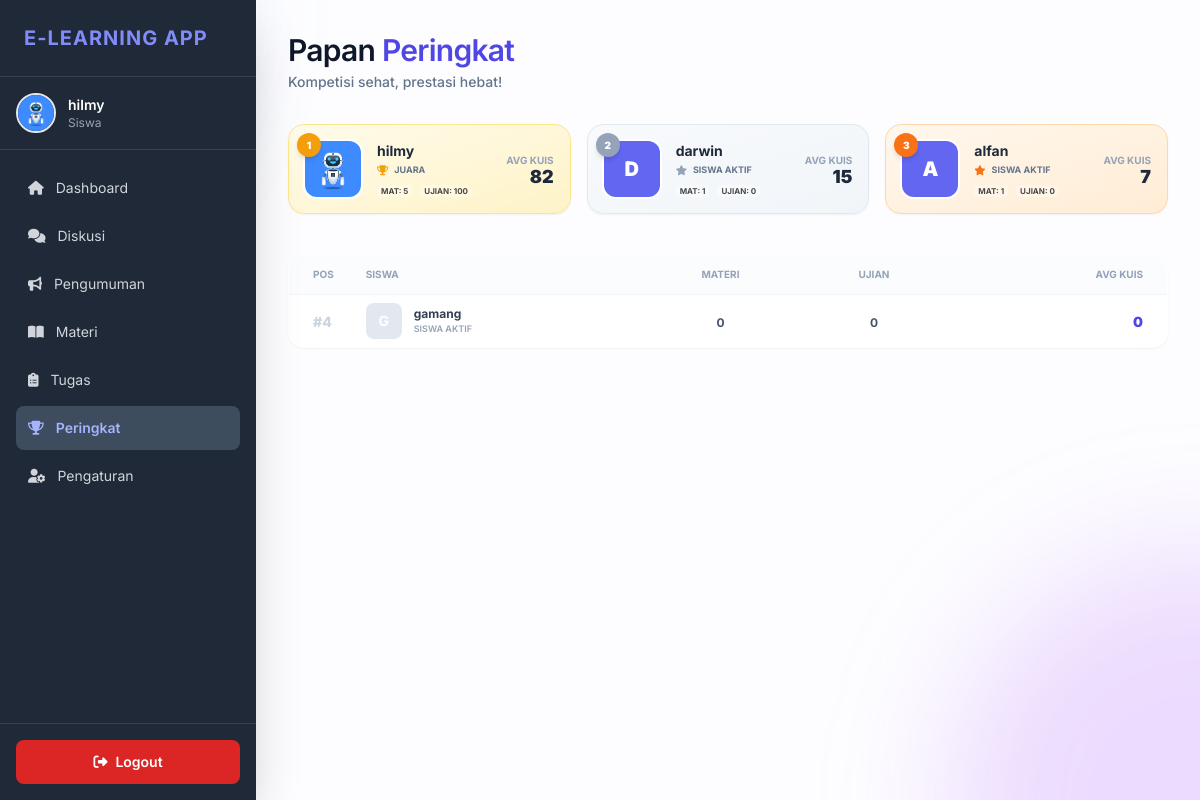
/elearning/public/rank.php (signed in), run on the app's committed database.
### tables this page shows
CREATE TABLE `users` (
  `id` int(11) NOT NULL,
  `nama` varchar(100) NOT NULL,
  `jurusan` enum('RPL','TKJ','Akuntansi','Multimedia','Pemasaran','N/A') NOT NULL,
  `email` varchar(100) NOT NULL,
  `password` varchar(255) NOT NULL,
  `role` enum('siswa','guru') NOT NULL,
  `foto_profil` varchar(255) DEFAULT NULL,
  `token` varchar(100) DEFAULT NULL,
  `is_verified` tinyint(1) DEFAULT 0,
  `created_at` timestamp NOT NULL DEFAULT current_timestamp(),
  `reset_token` varchar(255) DEFAULT NULL,
  `reset_expired` datetime DEFAULT NULL
);

### elearning/public/rank.php (the view, shortened to what the rows shown need)
<?php
require_once __DIR__ . '/../config/db.php';
$user_id = $_SESSION['user_id'];
try {
    $stmt = $pdo->prepare("SELECT * FROM users WHERE id = :id LIMIT 1");
    $stmt->execute(['id' => $user_id]);
    $user = $stmt->fetch(PDO::FETCH_ASSOC);
    $nama      = htmlspecialchars($user['nama'] ?? 'Pengguna');
    $role      = htmlspecialchars($user['role'] ?? 'Tidak Diketahui');
    $warna_map = [
        "bg-red-500" => "border-red-500",
        "bg-yellow-500" => "border-yellow-500",
        "bg-orange-500" => "border-orange-500",
        "bg-green-500" => "border-green-500",
        "bg-blue-500" => "border-blue-500",
        "bg-indigo-500" => "border-indigo-500",
        "bg-purple-500" => "border-purple-500",
        "bg-pink-500" => "border-pink-500"
    ];
    if (!isset($_SESSION['avatar_bg'])) {
        $bg_random = array_rand($warna_map);
    }
    $bg_random = $_SESSION['avatar_bg'];
    $foto = !empty($user['foto_profil']) ? "../" . htmlspecialchars($user['foto_profil']) : null;
    $queryRank = "SELECT
                    u.id,
                    u.nama,
                    u.foto_profil,
                    COALESCE(MAX(h.nilai), 0) as nilai_ujian, -- Nilai ujian tertinggi
                    COALESCE(AVG(q.nilai_persen), 0) as avg_kuis, -- Rata-rata nilai kuis
                    COUNT(DISTINCT q.materi_id) as kuis_selesai -- Jumlah kuis selesai
                FROM users u
                LEFT JOIN hasil_ujian h ON u.id = h.siswa_id
                LEFT JOIN quiz_scores q ON u.id = q.user_id
                WHERE u.role = 'siswa' AND u.jurusan = :jurusan
                GROUP BY u.id
                ORDER BY kuis_selesai DESC, avg_kuis DESC, nilai_ujian DESC
                LIMIT 10";
    $stmtRank = $pdo->prepare($queryRank);
    $stmtRank->execute(['jurusan' => $user['jurusan']]);
    $rankings = $stmtRank->fetchAll(PDO::FETCH_ASSOC);
    function getGelar($selesai, $avg, $exam) {
        if ($selesai >= 5 && $avg >= 80 && $exam >= 85)
            return ['title' => 'Juara', 'icon' => 'fa-trophy', 'color' => 'text-yellow-500', 'bg' => 'bg-yellow-50'];
        return null;
    }
    } catch (PDOException $e) {
        die("Kesalahan Database: " . $e->getMessage());
    }
    ?>
<!DOCTYPE html>
<html lang="id">
<head>
    <script src="https://cdn.tailwindcss.com"></script>
    <link rel="stylesheet" href="https://cdnjs.cloudflare.com/ajax/libs/font-awesome/6.5.0/css/all.min.css" />
</head>
<body class="min-h-screen flex overflow-x-hidden bg-[#fdfdff] scroll-smooth">
    <?php require_once __DIR__ . '/../private/sidebar.php';?>
    <div class="flex-1 overflow-y-auto pt-10 md:pt-0 pb-12 md:ml-64">
        <main class="p-4 md:p-8 max-w-5xl mx-auto">
            <div class="flex flex-col md:flex-row md:items-end justify-between mb-8 gap-4">
                <div>
                    <h1 class="font-poppins font-semibold text-2xl md:text-3xl text-slate-900 tracking-tight">Papan <span class="text-indigo-600">Peringkat</span></h1>
                </div>
            </div>
            <div class="grid grid-cols-1 md:grid-cols-3 gap-4 mb-10">
                <?php
                $top3 = array_slice($rankings, 0, 3);
                $others = array_slice($rankings, 3);
                foreach($top3 as $index => $row):
                    $rankNo = $index + 1;
                    $isCurrentUser = ($row['id'] == $user_id);
                    $gelar = getGelar($row['kuis_selesai'], $row['avg_kuis'], $row['nilai_ujian']);
                    $uFoto = !empty($row['foto_profil']) && file_exists("../".$row['foto_profil']) ? "../".$row['foto_profil'] : null;
                    $bgColor = $rankNo == 1 ? 'bg-gradient-to-br from-[#fffbeb] to-[#fef3c7] border-[#fde68a]' :
                              ($rankNo == 2 ? 'bg-gradient-to-br from-[#f8fafc] to-[#f1f5f9] border-[#e2e8f0]' :
                                             'bg-gradient-to-br from-[#fff7ed] to-[#ffedd5] border-[#fed7aa]');
                    $iconColor = $rankNo == 1 ? 'text-amber-500' : ($rankNo == 2 ? 'text-slate-400' : 'text-orange-500');
                    $badgeColor = $rankNo == 1 ? 'bg-amber-500' : ($rankNo == 2 ? 'bg-slate-400' : 'bg-orange-500');
                ?>
                <div class="animate-slide-up <?= $bgColor ?> border rounded-2xl p-4 flex items-center gap-4 shadow-sm relative overflow-hidden">
                    <div class="relative flex-shrink-0">
                        <div class="w-14 h-14 rounded-xl overflow-hidden ring-2 ring-white shadow-sm">
                            <?php if ($uFoto): ?>
                                <img src="<?= htmlspecialchars($uFoto, ENT_QUOTES, 'UTF-8'); ?>" class="w-full h-full object-cover">
                            <?php else: ?>
                                <div class="w-full h-full flex items-center justify-center <?= $isCurrentUser ? $bg_random : 'bg-indigo-500' ?> text-white text-xl font-black">
                                    <?= htmlspecialchars(strtoupper(substr($row['nama'], 0, 1)), ENT_QUOTES, 'UTF-8'); ?>
                                </div>
                            <?php endif; ?>
                        </div>
                        <div class="absolute -top-2 -left-2 w-6 h-6 rounded-full flex items-center justify-center text-[10px] font-black text-white shadow-md <?= $badgeColor ?>">
                            <?= htmlspecialchars($rankNo, ENT_QUOTES, 'UTF-8'); ?>
                        </div>
                    </div>
                    <div class="min-w-0 flex-1">
                        <h3 class="font-bold text-slate-800 text-sm truncate">
                            <?= htmlspecialchars($row['nama'], ENT_QUOTES, 'UTF-8'); ?>
                        </h3>
                        <div class="flex items-center gap-1.5 mt-0.5">
                            <i class="fas <?= $gelar['icon'] ?? 'fa-star' ?> <?= $iconColor ?> text-[10px]"></i>
                            <span class="text-[9px] font-bold text-slate-500 uppercase truncate">
                                <?= htmlspecialchars($gelar['title'] ?? 'Siswa Aktif', ENT_QUOTES, 'UTF-8'); ?>
                            </span>
                        </div>
                        <div class="flex gap-2 mt-2 opacity-70">
                            <span class="text-[8px] font-bold bg-white/50 px-1 rounded">
                                MAT: <?= htmlspecialchars($row['kuis_selesai'], ENT_QUOTES, 'UTF-8'); ?>
                            </span>
                            <span class="text-[8px] font-bold bg-white/50 px-1 rounded">
                                UJIAN: <?= (int)$row['nilai_ujian'] ?>
                            </span>
                        </div>
                    </div>
                    <div class="text-right">
                        <p class="text-[10px] font-bold text-slate-400 uppercase">
                            Avg Kuis
                        </p>
                        <p class="text-lg font-black text-slate-800 leading-none">
                            <?= (int)round($row['avg_kuis']); ?>
                        </p>
                    </div>
                </div>
                <?php endforeach; ?>
            </div>
            <div class="bg-white/70 backdrop-blur-md border border-white/40 rounded-2xl overflow-hidden shadow-sm">
                <div class="overflow-x-auto">
                    <table class="w-full text-left">
                        <thead>
                            <tr class="border-b border-slate-100 bg-slate-50/50">
                                <th class="py-3 px-6 text-[10px] font-bold text-slate-400 uppercase w-16">Pos</th>
                                <th class="py-3 px-2 text-[10px] font-bold text-slate-400 uppercase">Siswa</th>
                                <th class="py-3 px-4 text-[10px] font-bold text-slate-400 uppercase text-center hidden sm:table-cell">Materi</th>
                                <th class="py-3 px-4 text-[10px] font-bold text-slate-400 uppercase text-center hidden sm:table-cell">Ujian</th>
                                <th class="py-3 px-6 text-[10px] font-bold text-slate-400 uppercase text-right">Avg Kuis</th>
                            </tr>
                        </thead>
                        <tbody class="divide-y divide-slate-50">
                            <?php foreach ($others as $index => $row):
                                $rankNo = $index + 4;
                                $isUser = ($row['id'] == $user_id);
                                $gelar = getGelar($row['kuis_selesai'], $row['avg_kuis'], $row['nilai_ujian']);
                                $uFoto = !empty($row['foto_profil']) && file_exists("../" . $row['foto_profil']) ? "../" . $row['foto_profil'] : null;
                            ?>
                            <tr class="<?= $isUser ? 'bg-indigo-50/30' : '' ?>">
                                <td class="py-3 px-6">
                                    <span class="text-sm font-extrabold text-slate-300">#<?= $rankNo ?></span>
                                </td>
                                <td class="py-2 px-2">
                                    <div class="flex items-center gap-3">
                                        <div class="w-9 h-9 rounded-lg flex items-center justify-center font-bold text-sm overflow-hidden <?= $isUser ? 'ring-2 ring-indigo-100' : 'bg-slate-100' ?>">
                                            <?php if ($uFoto): ?>
                                                <img src="<?= htmlspecialchars($uFoto, ENT_QUOTES, 'UTF-8'); ?>" class="w-full h-full object-cover">
                                            <?php else: ?>
                                                <div class="w-full h-full flex items-center justify-center text-white <?= $isUser ? $bg_random : 'bg-slate-200 text-slate-500' ?>">
                                                    <?= htmlspecialchars(strtoupper(substr($row['nama'], 0, 1)), ENT_QUOTES, 'UTF-8'); ?>
                                                </div>
                                            <?php endif; ?>
                                        </div>
                                        <div class="min-w-0">
                                            <div class="flex items-center gap-1.5">
                                                <h4 class="text-xs font-bold text-slate-700 truncate">
                                                    <?= htmlspecialchars($row['nama'], ENT_QUOTES, 'UTF-8'); ?>
                                                </h4>
                                            </div>
                                            <p class="text-[9px] font-semibold text-slate-400 uppercase">
                                                <?= htmlspecialchars($gelar['title'] ?? 'Siswa Aktif', ENT_QUOTES, 'UTF-8'); ?>
                                            </p>
                                        </div>
                                    </div>
                                </td>
                                <td class="py-2 px-4 text-center hidden sm:table-cell">
                                    <span class="text-xs font-bold text-slate-600">
                                        <?= htmlspecialchars($row['kuis_selesai'], ENT_QUOTES, 'UTF-8'); ?>
                                    </span>
                                </td>
                                <td class="py-2 px-4 text-center hidden sm:table-cell">
                                    <span class="text-xs font-bold text-slate-600">
                                        <?= (int)$row['nilai_ujian']; ?>
                                    </span>
                                </td>
                                <td class="py-2 px-6 text-right">
                                    <span class="text-sm font-black text-indigo-600">
                                        <?= (int)round($row['avg_kuis']); ?>
                                    </span>
                                </td>
                            </tr>
                            <?php endforeach; ?>
                        </tbody>
                    </table>
                </div>
            </div>
        </main>
    </div>
</body>
</html>

### elearning/private/sidebar.php (shortened to what the rows shown need)
<aside id="sidebar"
    class="w-64 bg-gray-900/50 backdrop-blur-md text-white flex-shrink-0 flex flex-col shadow-2xl
        fixed inset-y-0 left-0 transform -translate-x-full
        md:bg-gray-800 md:backdrop-blur-none md:translate-x-0 md:flex md:h-screen md:shadow-2xl
        transition duration-300 ease-in-out z-[65]">
    <div class="p-6 border-b border-gray-700">
        <h2 class="text-xl font-bold tracking-wider uppercase text-indigo-400">
            E-Learning App
        </h2>
    </div>
    <div class="p-4 flex items-center border-b border-gray-700">
        <?php if ($foto): ?>
            <img
                src="<?php echo htmlspecialchars($foto, ENT_QUOTES, 'UTF-8'); ?>"
                class="w-10 h-10 rounded-full object-cover border-2"
                alt="Foto Profil"
            >
        <?php else: ?>
            <div class="w-10 h-10 rounded-full flex items-center justify-center text-white text-lg font-bold border-2 <?php echo htmlspecialchars($bg_random, ENT_QUOTES, 'UTF-8'); ?>">
                <?php echo htmlspecialchars($initial, ENT_QUOTES, 'UTF-8'); ?>
            </div>
        <?php endif; ?>
        <div class="ml-3">
            <p class="text-sm font-semibold truncate">
                <?php echo htmlspecialchars($nama, ENT_QUOTES, 'UTF-8'); ?>
            </p>
            <p class="text-xs text-gray-400 capitalize">
                <?php echo htmlspecialchars($role, ENT_QUOTES, 'UTF-8'); ?>
            </p>
        </div>
    </div>
</aside>

### data on the page
users: foto_profil (picture), nama "hilmy", role "Siswa", rankNo "1", title "JUARA", kuis_selesai "5", nilai_ujian "100", avg_kuis "82"
users: nama "D", rankNo "2", nama "darwin", title "SISWA AKTIF", kuis_selesai "1", nilai_ujian "0", avg_kuis "15"
users: nama "A", rankNo "3", nama "alfan", title "SISWA AKTIF", kuis_selesai "1", nilai_ujian "0", avg_kuis "7"
users: rankNo "4", nama "G", nama "gamang", title "SISWA AKTIF", kuis_selesai "0", nilai_ujian "0", avg_kuis "0"
